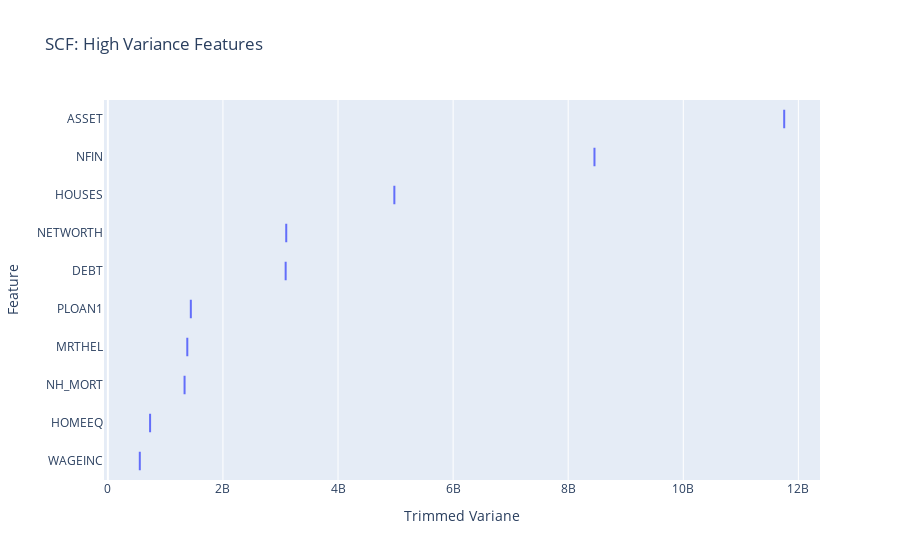

Notebook source saved alongside this figure:
### Code cell
# Create horizontal bar chart of `top_ten_trim_var`
fig = px.box(
    x=top_ten_trim_var,
    y=top_ten_trim_var.index,
    title="SCF: High Variance Features"
)
fig.update_layout(xaxis_title="Trimmed Variane", yaxis_title="Feature")
fig.show()

### Figure 1 — Plotly figure (JSON) as saved in the notebook; plotly's stock layout.template omitted (floating-point values rounded to 4 significant figures)
{"data": [{"alignmentgroup": "True", "hovertemplate": "x=%{x}<br>y=%{y}<extra></extra>", "legendgroup": "", "marker": {"color": "#636efa"}, "name": "", "notched": false, "offsetgroup": "", "orientation": "h", "showlegend": false, "type": "box", "x": [555100000.0, 733800000.0, 1333000000.0, 1380000000.0, 1442000000.0, 3090000000.0, 3100000000.0, 4979000000.0, 8456000000.0, 11750000000.0], "x0": " ", "xaxis": "x", "y": ["WAGEINC", "HOMEEQ", "NH_MORT", "MRTHEL", "PLOAN1", "DEBT", "NETWORTH", "HOUSES", "NFIN", "ASSET"], "y0": " ", "yaxis": "y"}], "layout": {"autosize": true, "boxmode": "group", "legend": {"tracegroupgap": 0}, "title": {"text": "SCF: High Variance Features"}, "xaxis": {"anchor": "y", "autorange": true, "domain": [0, 1], "range": [-67070000.0, 12380000000.0], "title": {"text": "Trimmed Variane"}, "type": "linear"}, "yaxis": {"anchor": "x", "autorange": true, "domain": [0, 1], "range": [-0.5, 9.5], "title": {"text": "Feature"}, "type": "category"}}}
